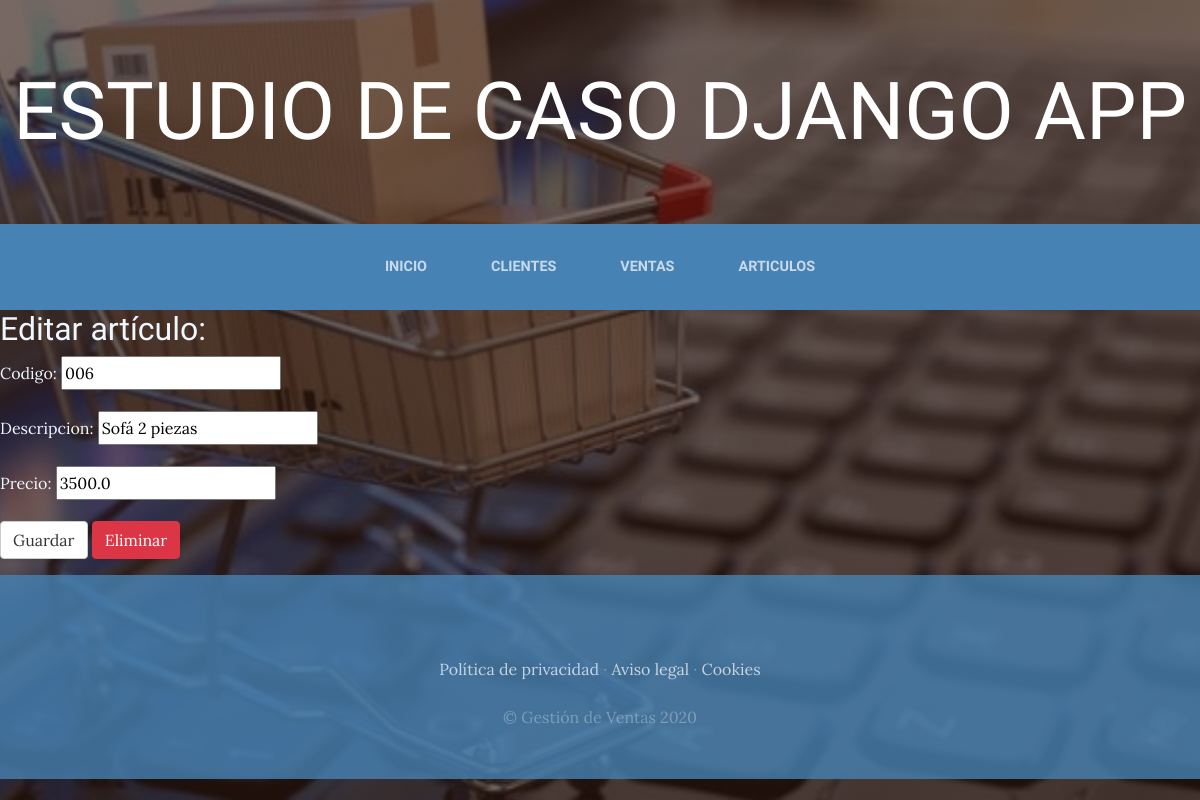
Page /articulo/11 on the earlier database version.
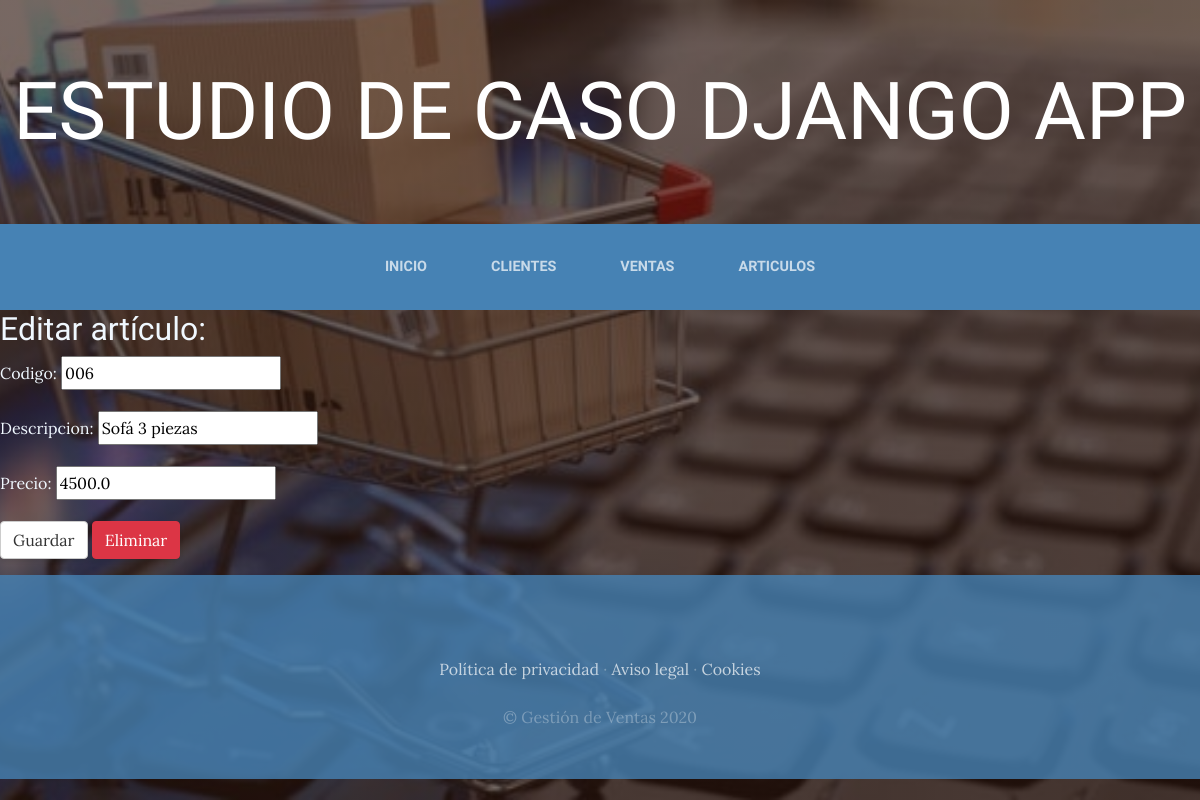
Same page on the later database version.
### Gestion/models.py (models this page shows, shortened)
class Articulos(models.Model):
    descripcion = models.CharField(max_length=50)
    codigo = models.CharField(max_length=50)
    precio = models.FloatField()

### Gestion/views.py (the view)
# urls.py: path('articulo/<int:pk>', views.Articulo_edit.as_view(), name="articulo_edit"),
class Articulo_edit(UpdateView):
    model = Articulos
    form_class = ArticuloForm
    template_name = 'articulo_edit.html'
    success_url = reverse_lazy('articulos')

### Gestion/forms.py
class ArticuloForm(forms.ModelForm):
    class Meta:
        model = Articulos
        fields = ('codigo', 'descripcion', 'precio',)

### Gestion/templates/articulo_edit.html
{% extends "cabecera.html" %}
{% block content %}
<h2 style="color:aliceblue">Editar artículo: </h2>
<form method="POST" class="post-form" style="color:aliceblue">{% csrf_token %}
    {{ form.as_p }}
    <button type="submit" class="save btn btn-default">Guardar</button>
    <a class="btn btn-danger" href="{% url 'articulo_delete' object.pk %}">Eliminar</a>
</form>
{% endblock %}

### Gestion/templates/cabecera.html (shortened to what this page needs)
<html>
  <head>
      {% load static %}
      <link href="{% static '/vendor/bootstrap/css/bootstrap.min.css' %}" rel="stylesheet">
      <link href="{% static '/css/gestion.css' %}" rel="stylesheet">
  </head>
  <body>
      <h1 class="site-heading text-center text-white d-none d-lg-block">
          <span class="site-heading-lower">Estudio de caso Django app</span>
        </h1>
 <nav class="navbar navbar-expand-lg navbar-dark py-lg-4" id="mainNav">
    <div class="container">
      <div class="collapse navbar-collapse" id="navbarResponsive">
        <ul class="navbar-nav mx-auto">
          <li class="nav-item {% if request.path == 'home' %}active{% endif %} px-lg-4">
            <a class="nav-link text-uppercase text-expanded" href="{% url 'home' %}">Inicio</a>
          </li>
          <li class="nav-item {% if request.path == 'clientes' %}active{% endif %} px-lg-4">
            <a class="nav-link text-uppercase text-expanded" href="{% url 'clientes' %}">Clientes</a>
          </li>
          <li class="nav-item {% if request.path == 'ventas' %}active{% endif %} px-lg-4">
            <a class="nav-link text-uppercase text-expanded" href="{% url 'ventas' %}">Ventas</a>
          </li>
          <li class="nav-item {% if request.path == 'articulos' %}active{% endif %} px-lg-4">
            <a class="nav-link text-uppercase text-expanded" href="{% url 'articulos' %}">Articulos</a>
          </li>
        </ul>
      </div>
    </div>
  </nav>
    {% block content %}
    {% endblock %}
      <footer class="footer text-faded text-center py-5">
        <div class="container">
          <p class="m-0 mbt">
            <a href="{% url 'default' %}" class="link">Política de privacidad</a> ·
            <a href="{% url 'default' %}" class="link">Aviso legal</a> ·
            <a href="{% url 'default' %}" class="link">Cookies</a>
      </p>
          <p class="m-0 mbt1">&copy; Gestión de Ventas 2020</p>
        </div>
    </footer>
  </body>
  </html>

### Gestion/static/css/gestion.css (style rules this page uses)
body { font-family: 'Lora'; background: linear-gradient(rgba(47, 23, 15, 0.65), rgba(47, 23, 15, 0.65)), url("../img/bg_main.jpg"); background-attachment: fixed; background-position: center; background-size: cover; }
h1, h2, h3, h4, h5, h6 { font-family: 'Raleway'; }
p { line-height: 1.75; }
.text-faded { color: rgba(255, 255, 255, 0.3); }
.site-heading { margin-top: 5rem; margin-bottom: 5rem; text-transform: uppercase; line-height: 1; font-family: 'Raleway'; }
.site-heading .site-heading-lower { font-size: 5rem; font-weight: 100; line-height: 4rem; }
#mainNav { background-color: rgba(70, 130, 180); font-family: 'Raleway'; }
#mainNav .navbar-nav .nav-item .nav-link { color: rgba(255, 255, 255, 0.7); font-weight: 800; }
@media (min-width: 992px) { #mainNav .navbar-nav .nav-item .nav-link { font-size: 0.9rem; } }
.footer { background-color: rgba(70, 130, 180, 0.8); }
.btn { box-shadow: 0px 3px 3px 0px rgba(33, 37, 41, 0.1); }
.mbt { padding-top: 2rem; }
.mbt1 { padding-top: 1.25rem; }
a.link { color: rgba(255, 255, 255, 0.7); }

Differences in the rows shown:
changed Articulos: descripcion "Sofá 2 piezas" → "Sofá 3 piezas"; precio "3500.0" → "4500.0"
